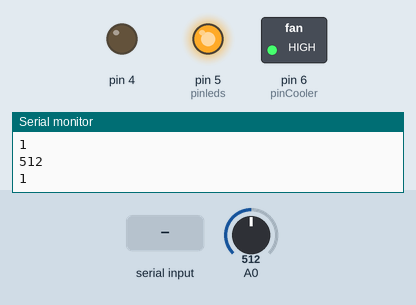
Bench run of a sketch on a simulated Arduino Uno, built with avr-gcc and run on an emulated ATmega328P. Parts: switched loads named in the sketch (green lamp = pin HIGH), output pins drawn as LEDs (lit = HIGH), the last lines printed to the serial monitor. Dashed ring = blinking. Inputs (shaded band) come from the test bench; at power-on: A0 = 512.

Above: at 1.2 s.
1.3 s: A0 set to 0
At 1.45 s:
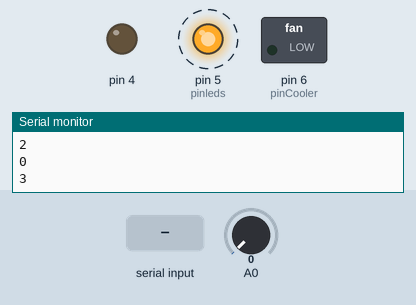
4.3 s: A0 set to 122
At 4.3 s:
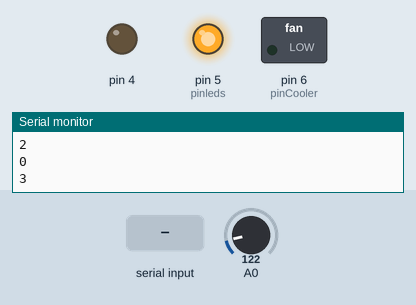
5.8 s: "90,45\n" received over Serial
At 6.7 s:
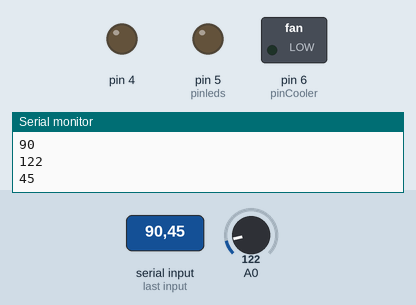
7.3 s: "1\n" received over Serial
At 8.7 s:
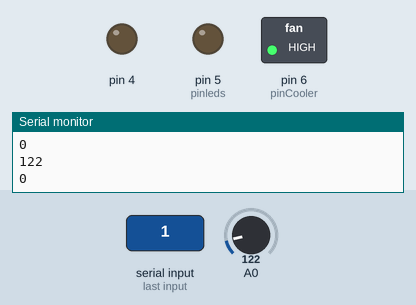
Timing chart, 0 to 10.3 s (numbered marks = the images above; inputs shaded):
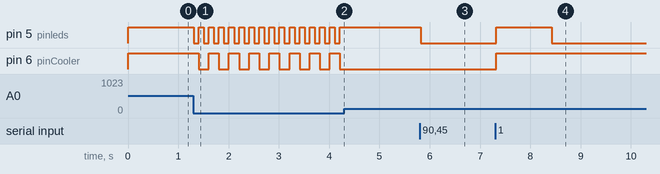

Measured:
- after the input at 1.3 s, pin 5 (pinleds): alternates HIGH for 0.10 s and LOW for 0.10 s, starting at once; pin 6 (pinCooler): alternates HIGH for 0.20 s and LOW for 0.20 s, starting after 0.11 s
- after the input at 4.3 s, pin 5 (pinleds): stops changing and stays HIGH; pin 6 (pinCooler): stops changing and stays LOW
- after the input at 5.8 s, pin 5 (pinleds): HIGH → LOW at once
- after the input at 7.3 s, pin 5 (pinleds): LOW → HIGH at once, → LOW 1.1 s later; pin 6 (pinCooler): LOW → HIGH at once

The sketch:

controle_led.ino
```cpp
int pinleds = 5;
int pinCooler = 6;
int modoOperacao = 1;
int potenciaLed = 255;
int potenciaCooler = 255;

int botao = 0;

void setup() {
  pinMode(pinleds, OUTPUT);
  pinMode(pinCooler, OUTPUT);

  pinMode(4, OUTPUT);
  pinMode(6, OUTPUT);
  digitalWrite(4, LOW);
  digitalWrite(6, HIGH);

  Serial.begin(9600);
}

void loop() {

  if (Serial.available() > 0) {
    modoOperacao = Serial.parseInt();
    potenciaLed = 0;

  }
   botao = analogRead(0);
   Serial.println(botao);

  if(botao==1023){
    botao = analogRead(0);
  }
   if (botao == 740 || botao == 0) {
    potenciaLed = 0;
    modoOperacao++;
    if (modoOperacao > 4) {
      modoOperacao = 1;
    }
  }


  if (modoOperacao == 1) {
    potenciaLed = 255;
    potenciaCooler = 255;
  } else if (modoOperacao == 2) {
    potenciaLed = 0   ;
    potenciaCooler = 255;
  } else if (modoOperacao == 3) {
    potenciaLed = 255   ;
    potenciaCooler = 00;
  } else if (modoOperacao == 4) {
    potenciaLed = 0   ;
    potenciaCooler = 00;
  }


  Serial.println(modoOperacao);
  analogWrite (pinleds, potenciaLed);
  analogWrite (pinCooler, potenciaCooler);
  delay(100);

}
```
